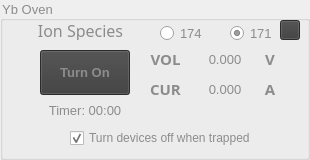
       <widget class="QGroupBox" name="GBOX_oven">
        <property name="minimumSize">
         <size>
          <width>310</width>
          <height>160</height>
         </size>
        </property>
        <property name="maximumSize">
         <size>
          <width>310</width>
          <height>160</height>
         </size>
        </property>
        <property name="font">
         <font>
          <family>Arial</family>
          <pointsize>10</pointsize>
         </font>
        </property>
        <property name="styleSheet">
         <string notr="true">color:rgb(140, 140, 140)</string>
        </property>
        <property name="title">
         <string>Yb Oven</string>
        </property>
        <widget class="QRadioButton" name="RDO_171">
         <property name="geometry">
          <rect>
           <x>230</x>
           <y>25</y>
           <width>61</width>
           <height>16</height>
          </rect>
         </property>
         <property name="font">
          <font>
           <family>Arial</family>
           <pointsize>10</pointsize>
          </font>
         </property>
         <property name="styleSheet">
          <string notr="true"/>
         </property>
         <property name="text">
          <string>171</string>
         </property>
         <property name="iconSize">
          <size>
           <width>16</width>
           <height>16</height>
          </size>
         </property>
         <property name="checked">
          <bool>true</bool>
         </property>
        </widget>
        <widget class="QRadioButton" name="RDO_174">
         <property name="geometry">
          <rect>
           <x>160</x>
           <y>25</y>
           <width>61</width>
           <height>16</height>
          </rect>
         </property>
         <property name="font">
          <font>
           <family>Arial</family>
           <pointsize>10</pointsize>
          </font>
         </property>
         <property name="text">
          <string>174</string>
         </property>
        </widget>
        <widget class="QPushButton" name="BTN_oven_on">
         <property name="geometry">
          <rect>
           <x>40</x>
           <y>50</y>
           <width>90</width>
           <height>45</height>
          </rect>
         </property>
         <property name="font">
          <font>
           <family>Arial</family>
           <pointsize>10</pointsize>
           <weight>75</weight>
           <bold>true</bold>
          </font>
         </property>
         <property name="styleSheet">
          <string notr="true">background-color:rgb(60, 60, 60)</string>
         </property>
         <property name="text">
          <string>Turn On</string>
         </property>
         <property name="checkable">
          <bool>true</bool>
         </property>
        </widget>
        <widget class="QLabel" name="NON_Timer">
         <property name="geometry">
          <rect>
           <x>40</x>
           <y>100</y>
           <width>90</width>
           <height>20</height>
          </rect>
         </property>
         <property name="font">
          <font>
           <family>Arial</family>
           <pointsize>10</pointsize>
          </font>
         </property>
         <property name="styleSheet">
          <string notr="true"/>
         </property>
         <property name="text">
          <string>Timer: 00:00</string>
         </property>
         <property name="alignment">
          <set>Qt::AlignCenter</set>
         </property>
         <property name="textInteractionFlags">
          <set>Qt::NoTextInteraction</set>
         </property>
        </widget>
        <widget class="QLabel" name="NON_CUR">
         <property name="geometry">
          <rect>
           <x>140</x>
           <y>80</y>
           <width>51</width>
           <height>18</height>
          </rect>
         </property>
         <property name="font">
          <font>
           <family>Berlin Sans FB Demi</family>
           <pointsize>11</pointsize>
           <weight>75</weight>
           <bold>true</bold>
          </font>
         </property>
         <property name="styleSheet">
          <string notr="true"/>
         </property>
         <property name="text">
          <string>CUR</string>
         </property>
         <property name="alignment">
          <set>Qt::AlignCenter</set>
         </property>
         <property name="textInteractionFlags">
          <set>Qt::NoTextInteraction</set>
         </property>
        </widget>
        <widget class="QLabel" name="NON_VOL">
         <property name="geometry">
          <rect>
           <x>140</x>
           <y>50</y>
           <width>51</width>
           <height>18</height>
          </rect>
         </property>
         <property name="font">
          <font>
           <family>Berlin Sans FB Demi</family>
           <pointsize>11</pointsize>
           <weight>75</weight>
           <bold>true</bold>
          </font>
         </property>
         <property name="styleSheet">
          <string notr="true"/>
         </property>
         <property name="text">
          <string>VOL</string>
         </property>
         <property name="alignment">
          <set>Qt::AlignCenter</set>
         </property>
         <property name="textInteractionFlags">
          <set>Qt::NoTextInteraction</set>
         </property>
        </widget>
        <widget class="QLabel" name="LBL_vol_val">
         <property name="geometry">
          <rect>
           <x>190</x>
           <y>50</y>
           <width>70</width>
           <height>18</height>
          </rect>
         </property>
         <property name="font">
          <font>
           <family>Arial</family>
           <pointsize>10</pointsize>
          </font>
         </property>
         <property name="styleSheet">
          <string notr="true"/>
         </property>
         <property name="text">
          <string>0.000</string>
         </property>
         <property name="alignment">
          <set>Qt::AlignCenter</set>
         </property>
         <property name="textInteractionFlags">
          <set>Qt::NoTextInteraction</set>
         </property>
        </widget>
        <widget class="QLabel" name="LBL_cur_val">
         <property name="geometry">
          <rect>
           <x>190</x>
           <y>80</y>
           <width>70</width>
           <height>18</height>
          </rect>
         </property>
         <property name="font">
          <font>
           <family>Arial</family>
           <pointsize>10</pointsize>
          </font>
         </property>
         <property name="styleSheet">
          <string notr="true"/>
         </property>
         <property name="text">
          <string>0.000</string>
         </property>
         <property name="alignment">
          <set>Qt::AlignCenter</set>
         </property>
         <property name="textInteractionFlags">
          <set>Qt::NoTextInteraction</set>
         </property>
        </widget>
        <widget class="QLabel" name="IonSpecies_3">
         <property name="geometry">
          <rect>
           <x>10</x>
           <y>20</y>
           <width>141</width>
           <height>20</height>
          </rect>
         </property>
         <property name="font">
          <font>
           <family>Cooper Black</family>
           <pointsize>12</pointsize>
           <weight>50</weight>
           <bold>false</bold>
          </font>
         </property>
         <property name="styleSheet">
          <string notr="true"/>
         </property>
         <property name="text">
          <string>Ion Species</string>
         </property>
         <property name="alignment">
          <set>Qt::AlignCenter</set>
         </property>
         <property name="textInteractionFlags">
          <set>Qt::NoTextInteraction</set>
         </property>
        </widget>
        <widget class="QCheckBox" name="CBOX_turn_off">
         <property name="geometry">
          <rect>
           <x>70</x>
           <y>130</y>
           <width>191</width>
           <height>16</height>
          </rect>
         </property>
         <property name="font">
          <font>
           <family>Arial</family>
           <pointsize>9</pointsize>
          </font>
         </property>
         <property name="styleSheet">
          <string notr="true"/>
         </property>
         <property name="text">
          <string>Turn devices off when trapped</string>
         </property>
         <property name="checked">
          <bool>true</bool>
         </property>
        </widget>
        <widget class="QLabel" name="NON_A">
         <property name="geometry">
          <rect>
           <x>260</x>
           <y>80</y>
           <width>20</width>
           <height>18</height>
          </rect>
         </property>
         <property name="font">
          <font>
           <family>Berlin Sans FB Demi</family>
           <pointsize>11</pointsize>
           <weight>75</weight>
           <bold>true</bold>
          </font>
         </property>
         <property name="styleSheet">
          <string notr="true"/>
         </property>
         <property name="text">
          <string>A</string>
         </property>
         <property name="alignment">
          <set>Qt::AlignCenter</set>
         </property>
         <property name="textInteractionFlags">
          <set>Qt::NoTextInteraction</set>
         </property>
        </widget>
        <widget class="QLabel" name="NON_V">
         <property name="geometry">
          <rect>
           <x>260</x>
           <y>50</y>
           <width>20</width>
           <height>18</height>
          </rect>
         </property>
         <property name="font">
          <font>
           <family>Berlin Sans FB Demi</family>
           <pointsize>11</pointsize>
           <weight>75</weight>
           <bold>true</bold>
          </font>
         </property>
         <property name="styleSheet">
          <string notr="true"/>
         </property>
         <property name="text">
          <string>V</string>
         </property>
         <property name="alignment">
          <set>Qt::AlignCenter</set>
         </property>
         <property name="textInteractionFlags">
          <set>Qt::NoTextInteraction</set>
         </property>
        </widget>
        <widget class="QPushButton" name="BTN_oven_settings">
         <property name="geometry">
          <rect>
           <x>280</x>
           <y>20</y>
           <width>20</width>
           <height>20</height>
          </rect>
         </property>
         <property name="styleSheet">
          <string notr="true">background-color:rgb(60, 60, 60)</string>
         </property>
         <property name="text">
          <string/>
         </property>
         <property name="icon">
          <iconset>
           <normaloff>Libs/gui_settings.ico</normaloff>Libs/gui_settings.ico</iconset>
         </property>
         <property name="iconSize">
          <size>
           <width>12</width>
           <height>12</height>
          </size>
         </property>
        </widget>
       </widget>
